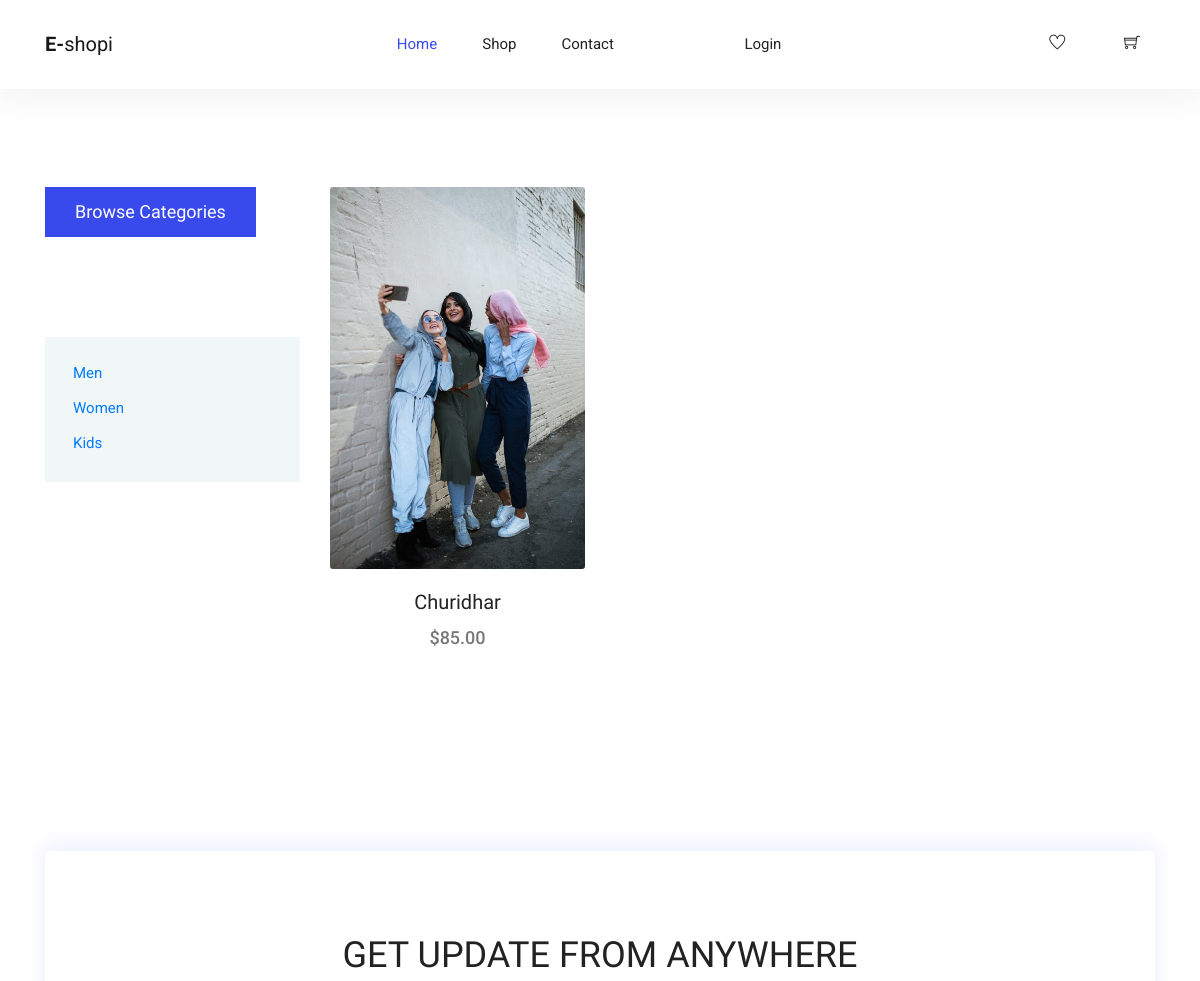
The page /categorysort/Women/ (upper part) on the database as committed earlier.
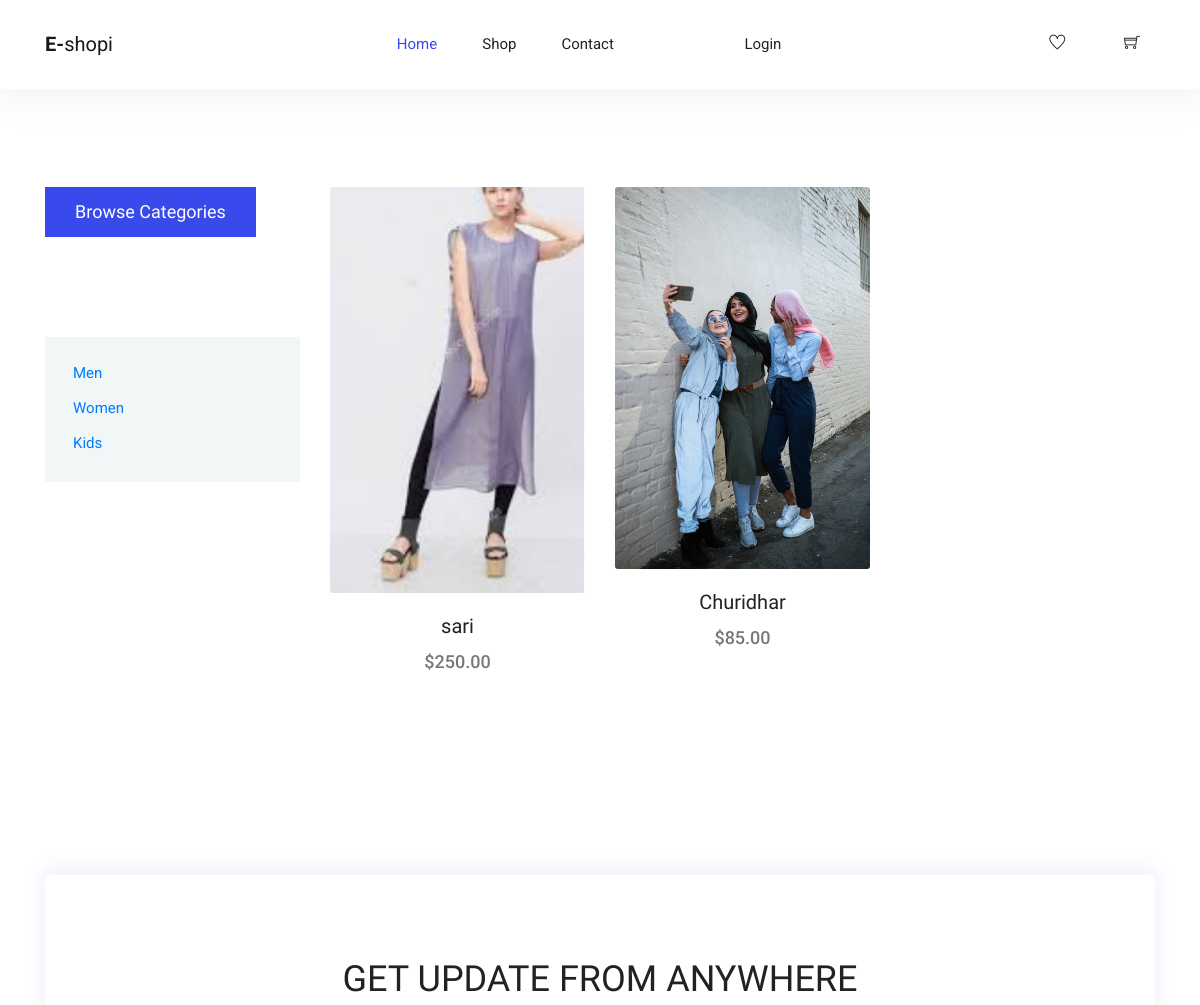
The same page on the database as committed later.
### user/models.py (models this page shows, shortened)
class Category(models.Model):
    cname = models.CharField(max_length=200)
    description = models.CharField(max_length=200)
    status = models.BooleanField(default=False)

class Product(models.Model):
    name = models.CharField(max_length=200)
    cname = models.ForeignKey(
        Category, on_delete=models.CASCADE, null=True, blank=True)
    description = models.CharField(max_length=300)
    price = models.DecimalField(max_digits=7, decimal_places=2)
    qty = models.IntegerField()
    image = models.ImageField(null=True, blank=True)

### user/views.py (the view)
# urls.py: path('categorysort/<str:name>/',views.categorysort,name="categorysort"),
def categorysort(request, name):
    cat = Category.objects.get(cname=name)
    category = Category.objects.all()
    products = Product.objects.filter(cname=cat).values()
    return render(request, 'user/filtercategory.html', {'products': products, 'category': category})

### templates/user/filtercategory.html (shortened to what this page needs)
{% extends 'user/base.html' %}
{% block content %}
{% load static %}
  <section class="section-margin--small mb-5">
    <div class="container">
      <div class="row">
        <div class="col-xl-3 col-lg-4 col-md-5">
          <div class="sidebar-categories">
            <a  style="height: 150px ;" href="{% url 'shopgrid' %}"><div  class="head">Browse Categories</div></a>
            <ul class="main-categories">
              <li class="common-filter">
                  <ul>
                    {% for cat in category  %}
                    <a href="{% url 'categorysort' cat.cname  %}"><li class="filter-list"><label for="men">{{cat.cname}}</label></li></a><br>
                    {% endfor %}
                  </ul>
              </li>
            </ul>
          </div>
        </div>
        <div class="col-xl-9 col-lg-8 col-md-7">
          <section class="lattest-product-area pb-40 category-list">
            <div class="row">
              {% for product in products  %}
              <div class="col-md-6 col-lg-4">
                <div class="card text-center card-product">
                  <div class="card-product__img">
                    <img class="card-img" src="{% static 'images' %}/{{product.image}}" alt="">
                  </div>
                  <div class="card-body">
                    <h4 class="card-product__title"><a href="#">{{product.name}}</a></h4>
                    <p class="card-product__price">${{product.price}}</p>
                  </div>
                </div>
              </div>
              {% endfor %}
            </div>
          </section>
        </div>
      </div>
    </div>
  </section>
  <section class="subscribe-position">
    <div class="container">
      <div class="subscribe text-center">
        <h3 class="subscribe__title">Get Update From Anywhere</h3>
      </div>
    </div>
  </section>
  {% endblock content %}

Rows that differ between the two databases and show on the page:
now on this page (row edited): Product: image (picture), name "sari", price "250.00"
